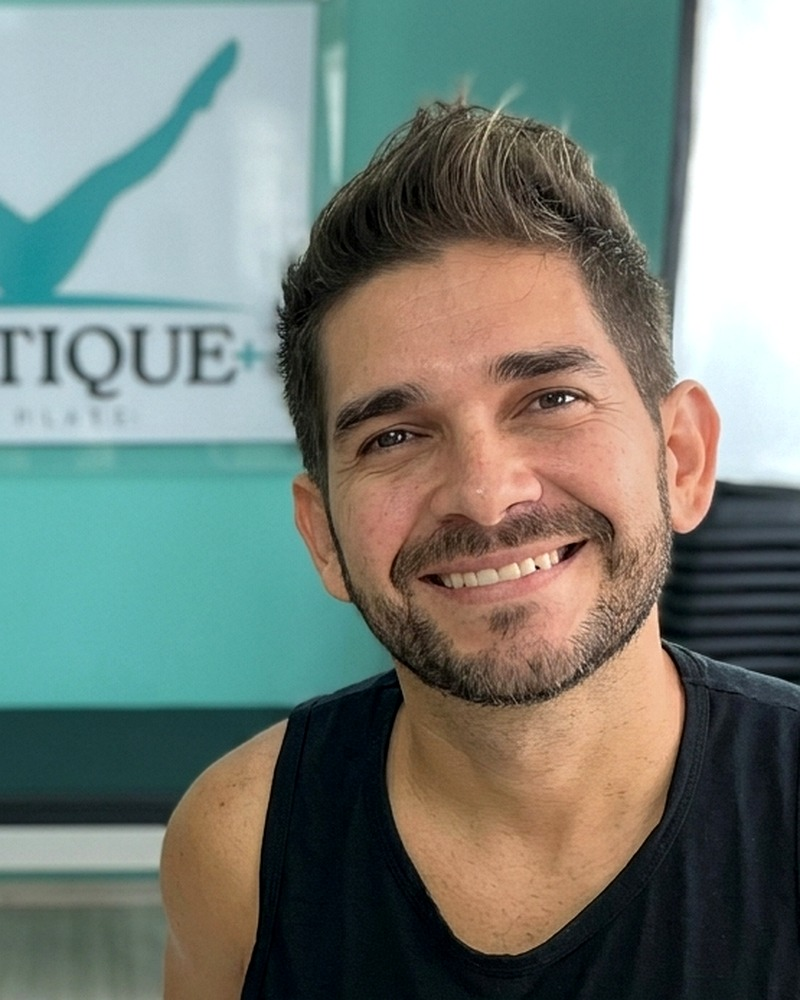
#> input picture img/alek.jpg, 800 x 1000 px, given in place of e4616c12-1e91-417c-ae8e-afc9919e1f5d.png, which was not available
$ python enhance-studio-photos.py
#> lines starting #> are read from the running program, lines starting #| are printed output that depends on the picture; pictures that were not available may be replaced by others from this repository, and a replacement may not be noted
from pathlib import Path

import numpy as np
from PIL import Image, ImageEnhance, ImageFilter

ASSETS = Path("/home/ubuntu/.cursor/projects/workspace/assets")
OUT = Path("/workspace/img")


def s_curve(x, amount=0.18):
    return np.clip(x + amount * (x - 0.5) * (1 - (2 * x - 1) ** 2), 0, 1)


def enhance(path, crop, max_side, warm=0.04):
#> called with crop = (0, 0.02, 1, 0.99), max_side = 1800, warm = 0.04
    im = Image.open(path).convert("RGB")
#> im is the input picture: PIL image 800x1000 RGB; mean R, G, B 117.6, 126.5, 118.6
    w, h = im.size
#> w = 800; h = 1000
    l, t, r, b = crop
    im = im.crop((int(w * l), int(h * t), int(w * r), int(h * b)))
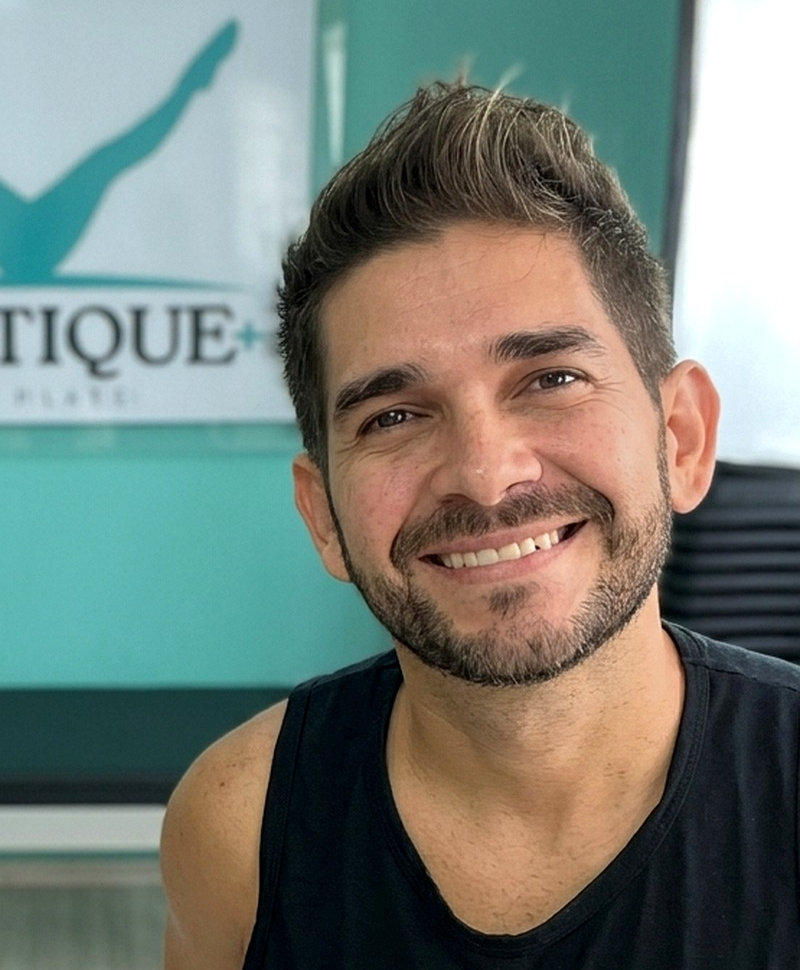
#> im: PIL image 800x970 RGB; mean R, G, B 118.2, 126.5, 118.4
    w, h = im.size
#> h = 970
    scale = max_side / max(w, h)
#> scale = 1.86
    if scale < 1:
        im = im.resize((max(1, int(w * scale)), max(1, int(h * scale))), Image.Resampling.LANCZOS)

    arr = np.asarray(im).astype(np.float32) / 255.0
    lo = np.percentile(arr, 1.2, axis=(0, 1))
#> lo = [0, 0.0235, 0.0353]
    hi = np.percentile(arr, 99.2, axis=(0, 1))
#> hi = [1, 1, 1]
    arr = np.clip((arr - lo) / np.maximum(hi - lo, 0.08), 0, 1)
    arr = s_curve(arr, 0.16)
    arr[..., 0] = np.clip(arr[..., 0] * (1 + warm), 0, 1)
    arr[..., 2] = np.clip(arr[..., 2] * (1 - warm * 0.7), 0, 1)
    mx = arr.max(axis=2, keepdims=True)
    mn = arr.min(axis=2, keepdims=True)
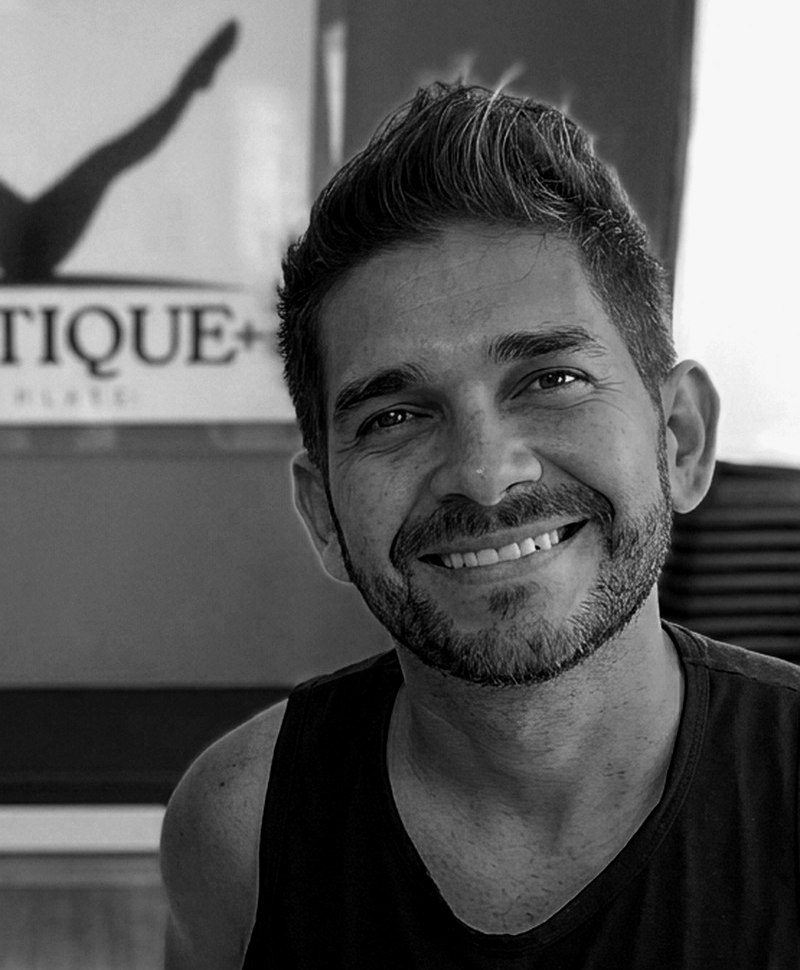
#> mn: shape (970, 800, 1) float64; min 0, max 0.972, mean 0.363
    sat = np.where(mx > 0.02, (mx - mn) / np.maximum(mx, 1e-4), 0)
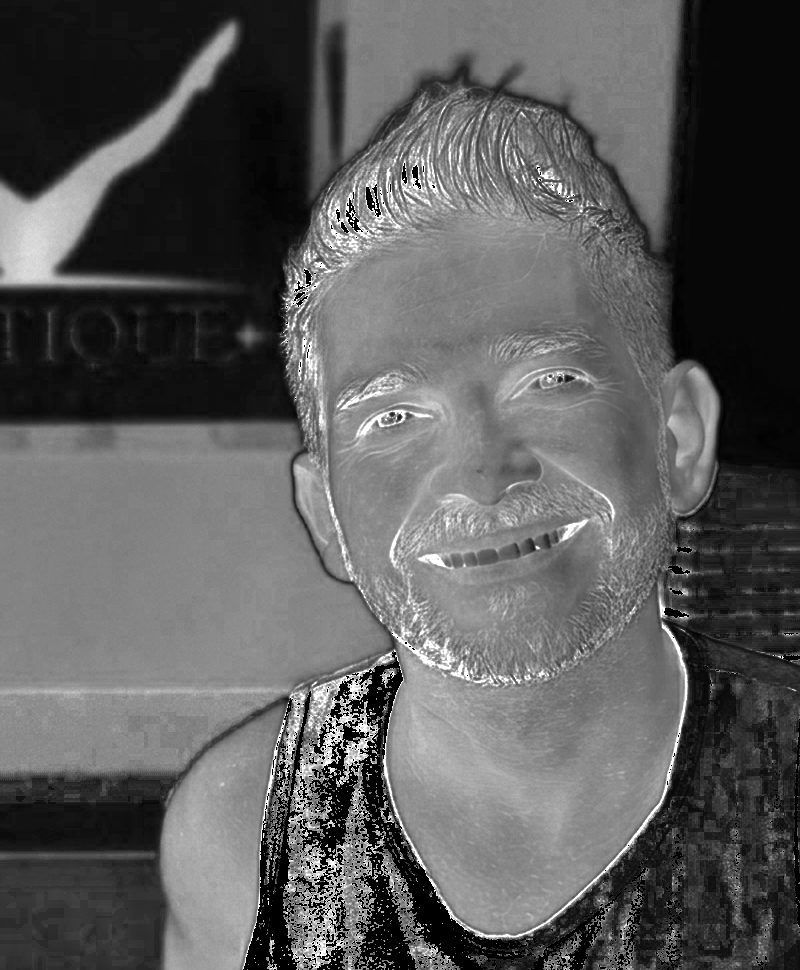
#> sat: shape (970, 800, 1) float64; min 0, max 1, mean 0.361
    boost = 1.14
    gray = arr.mean(axis=2, keepdims=True)
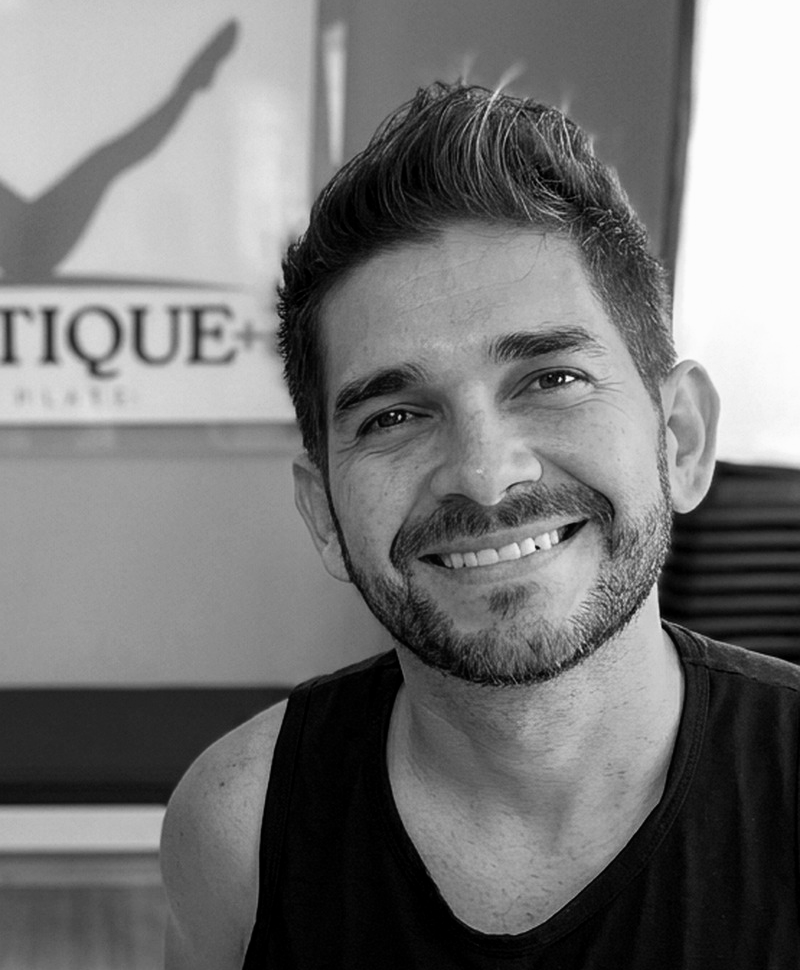
#> gray: shape (970, 800, 1) float64; min 0, max 0.991, mean 0.464
    arr = np.clip(gray + (arr - gray) * boost, 0, 1)
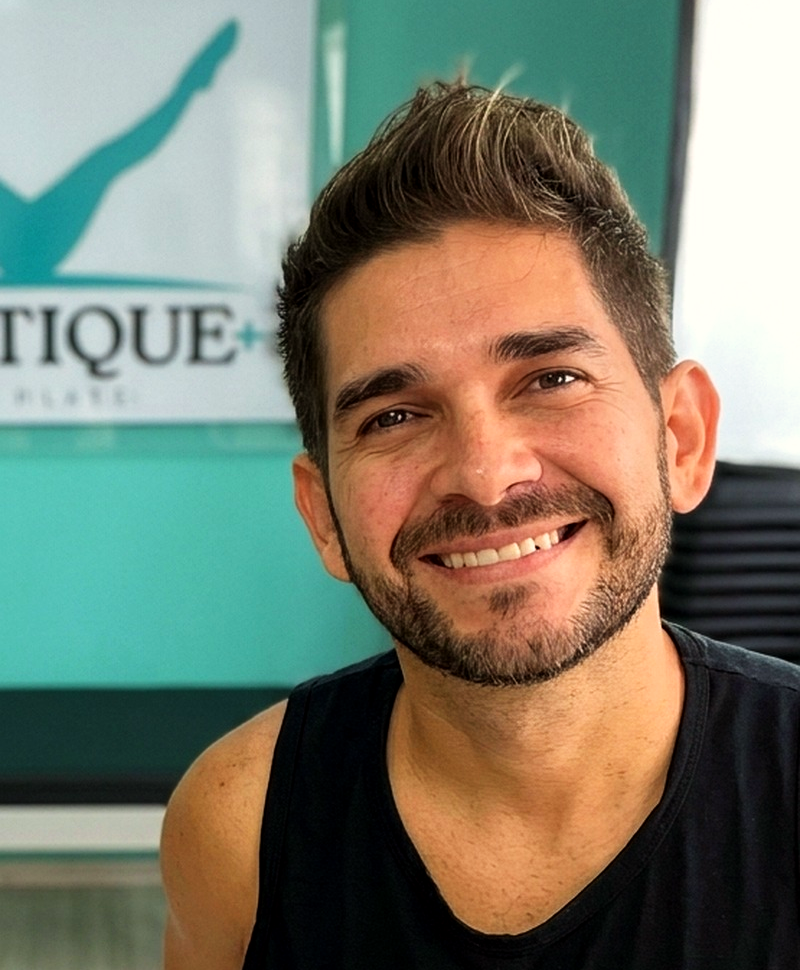
#> arr: shape (970, 800, 3) float64; mean R, G, B 0.48, 0.488, 0.424

    out = Image.fromarray(np.round(arr * 255).astype(np.uint8), "RGB")
    out = ImageEnhance.Contrast(out).enhance(1.08)
    out = ImageEnhance.Brightness(out).enhance(1.04)
    out = out.filter(ImageFilter.UnsharpMask(radius=1.6, percent=118, threshold=3))
    return out


jobs = [
    (
        "e4616c12-1e91-417c-ae8e-afc9919e1f5d.png",
        "estudio-sala.jpg",
        (0.0, 0.02, 1.0, 0.99),
        1800,
    ),
    (
        "78fb453b-c424-493c-9564-b1c7d698ac20.png",
        "estudio-aparelhos.jpg",
        (0.0, 0.04, 1.0, 0.98),
        1800,
    ),
    (
        "f934e385-5b96-4bd0-974c-f0f066f5c986.png",
        "estudio-torres.jpg",
        (0.0, 0.05, 1.0, 0.99),
        1800,
    ),
    (
        "baa734ba-3a86-4e9b-a592-0a68e11125c9.png",
        "estudio-entrada.jpg",
        (0.0, 0.06, 0.94, 0.99),
        1800,
    ),
]

for src, dest, crop, side in jobs:
    img = enhance(ASSETS / src, crop, side)
    dest_path = OUT / dest
    img.save(dest_path, "JPEG", quality=86, optimize=True, progressive=True)
#> (the run stopped early here; a loop or call above may not have finished)

$ run again, on img/alunas4.jpg
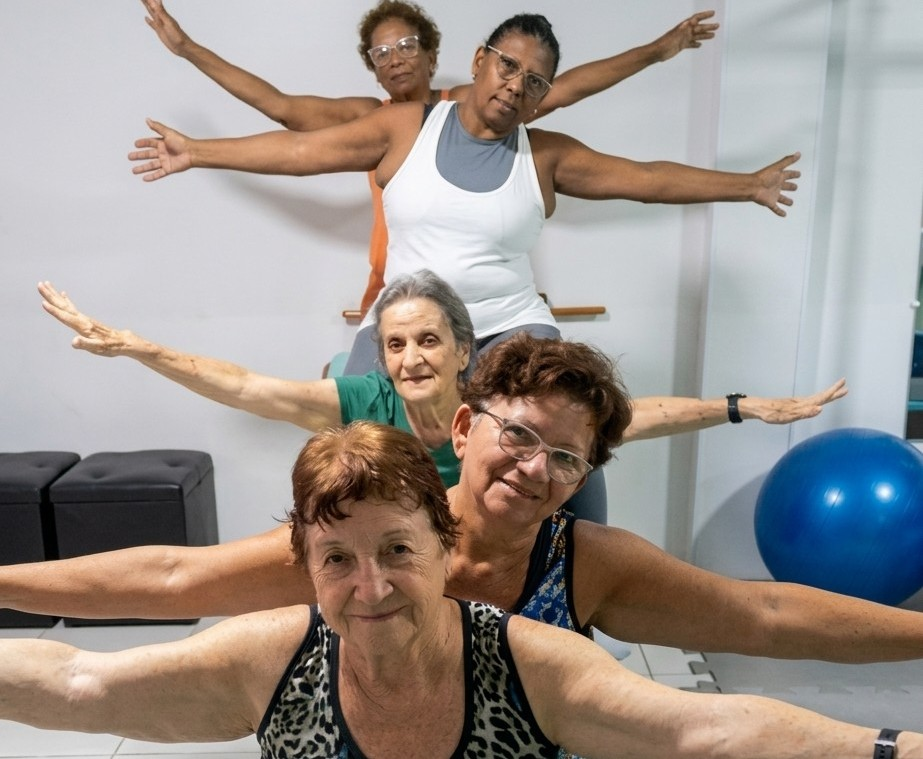
#> input picture img/alunas4.jpg, 923 x 759 px, given in place of e4616c12-1e91-417c-ae8e-afc9919e1f5d.png, which was not available
#> in enhance, im is the input picture: PIL image 923x759 RGB; mean R, G, B 157.3, 147.7, 141.9
#> in enhance, `im = im.crop((int(w * l), int(h * t), int(w * r), int(h * b)))`:
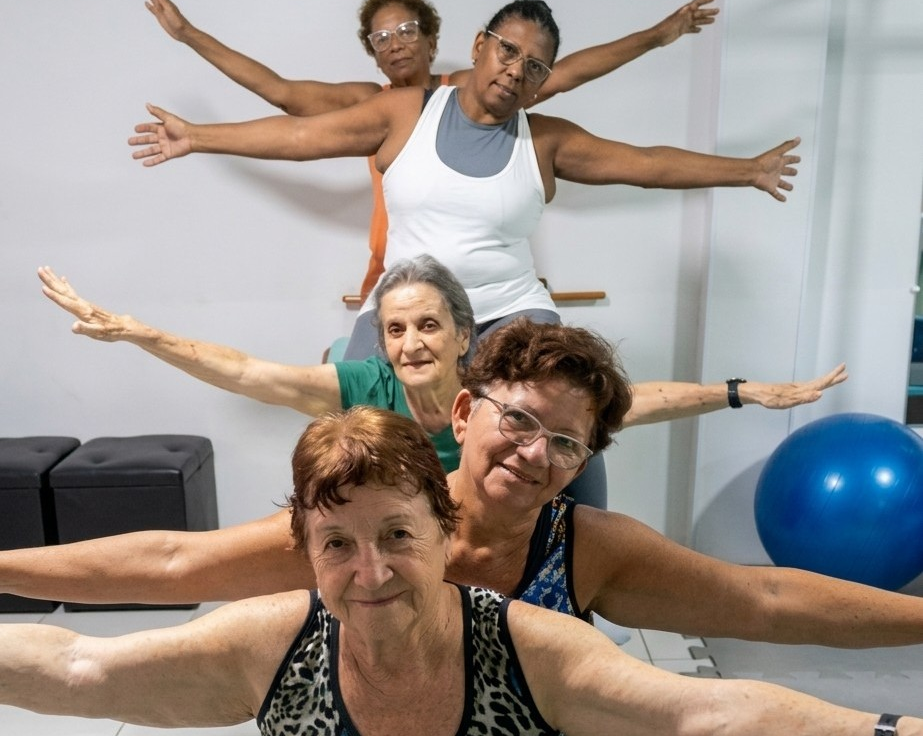
#> im: PIL image 923x736 RGB; mean R, G, B 156.9, 147.1, 141.2
#> lo = [0, 0.0353, 0.0196]
#> hi = [0.973, 0.945, 0.961]
#> in enhance, `out = ImageEnhance.Brightness(out).enhance(1.04)`:
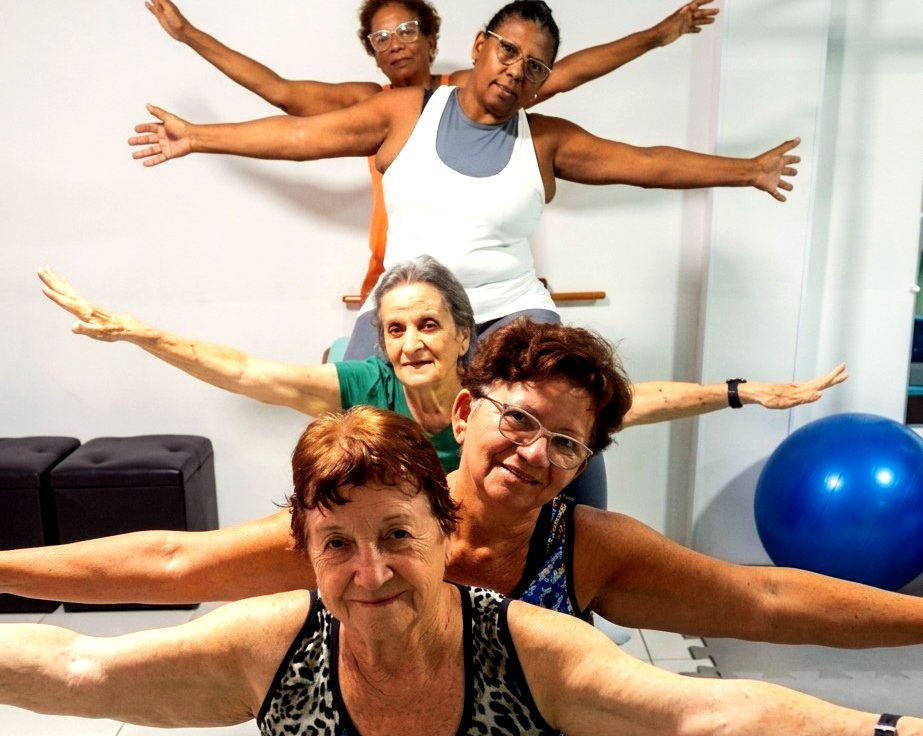
#> out: PIL image 923x736 RGB; mean R, G, B 179.8, 158.4, 143.6
